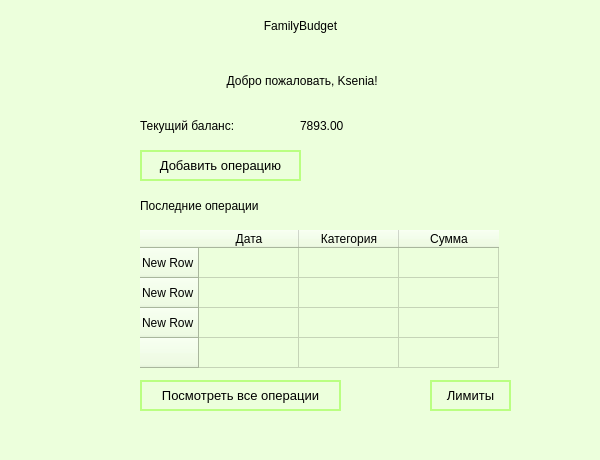
<?xml version="1.0" encoding="UTF-8"?>
<ui version="4.0">
 <class>MainWindow</class>
 <widget class="QMainWindow" name="MainWindow">
  <property name="geometry">
   <rect>
    <x>0</x>
    <y>0</y>
    <width>600</width>
    <height>460</height>
   </rect>
  </property>
  <property name="windowTitle">
   <string>MainWindow</string>
  </property>
  <property name="styleSheet">
   <string notr="true">background-color: #ECFFDC;
border-radius: 20px;</string>
  </property>
  <widget class="QWidget" name="centralwidget">
   <widget class="QFrame" name="frame">
    <property name="geometry">
     <rect>
      <x>0</x>
      <y>-20</y>
      <width>600</width>
      <height>460</height>
     </rect>
    </property>
    <property name="frameShape">
     <enum>QFrame::StyledPanel</enum>
    </property>
    <property name="frameShadow">
     <enum>QFrame::Raised</enum>
    </property>
    <widget class="QLabel" name="label">
     <property name="geometry">
      <rect>
       <x>0</x>
       <y>20</y>
       <width>601</width>
       <height>51</height>
      </rect>
     </property>
     <property name="styleSheet">
      <string notr="true">alignment: center;
background-color: transparent;
color: black;                   
font: bold 25pt 'Segoe UI';</string>
     </property>
     <property name="text">
      <string>FamilyBudget</string>
     </property>
     <property name="alignment">
      <set>Qt::AlignCenter</set>
     </property>
    </widget>
    <widget class="QLabel" name="label_2">
     <property name="geometry">
      <rect>
       <x>0</x>
       <y>70</y>
       <width>601</width>
       <height>61</height>
      </rect>
     </property>
     <property name="styleSheet">
      <string notr="true">font: 18pt &quot;Sans Serif&quot;;</string>
     </property>
     <property name="text">
      <string> Добро пожаловать, Ksenia!</string>
     </property>
     <property name="alignment">
      <set>Qt::AlignCenter</set>
     </property>
    </widget>
    <widget class="QLabel" name="label_3">
     <property name="geometry">
      <rect>
       <x>140</x>
       <y>130</y>
       <width>151</width>
       <height>31</height>
      </rect>
     </property>
     <property name="styleSheet">
      <string notr="true">font: 12pt &quot;Sans Serif&quot;;</string>
     </property>
     <property name="text">
      <string>Текущий баланс: </string>
     </property>
    </widget>
    <widget class="QPushButton" name="pushButton">
     <property name="geometry">
      <rect>
       <x>140</x>
       <y>170</y>
       <width>161</width>
       <height>31</height>
      </rect>
     </property>
     <property name="maximumSize">
      <size>
       <width>16777215</width>
       <height>16777215</height>
      </size>
     </property>
     <property name="styleSheet">
      <string notr="true">QPushButton {
	border-radius: 20px;
    padding: 2px 5px;
    font-size: 10pt;
	icon: none
}
QPushButton {
    background-color: transparent;
    border: 2px solid #BAFF82;
    color: black;
}
QPushButton:hover {
    background-color: #48A000;
	color: white;
	border: none;
}</string>
     </property>
     <property name="text">
      <string>Добавить операцию</string>
     </property>
    </widget>
    <widget class="QLabel" name="label_4">
     <property name="geometry">
      <rect>
       <x>140</x>
       <y>210</y>
       <width>241</width>
       <height>31</height>
      </rect>
     </property>
     <property name="styleSheet">
      <string notr="true">font: 12pt &quot;Sans Serif&quot;;</string>
     </property>
     <property name="text">
      <string>Последние операции</string>
     </property>
    </widget>
    <widget class="QTableWidget" name="tableWidget">
     <property name="geometry">
      <rect>
       <x>140</x>
       <y>250</y>
       <width>371</width>
       <height>141</height>
      </rect>
     </property>
     <property name="styleSheet">
      <string notr="true">QTableWidget {
    font: 10pt 'Segoe UI';
}

QTableWidget::item {
    padding: 8px;
}
</string>
     </property>
     <row>
      <property name="text">
       <string>New Row</string>
      </property>
     </row>
     <row>
      <property name="text">
       <string>New Row</string>
      </property>
     </row>
     <row>
      <property name="text">
       <string>New Row</string>
      </property>
     </row>
     <row>
      <property name="text">
       <string/>
      </property>
     </row>
     <column>
      <property name="text">
       <string>Дата</string>
      </property>
     </column>
     <column>
      <property name="text">
       <string>Категория</string>
      </property>
     </column>
     <column>
      <property name="text">
       <string>Сумма</string>
      </property>
     </column>
    </widget>
    <widget class="QPushButton" name="pushButton_2">
     <property name="geometry">
      <rect>
       <x>140</x>
       <y>400</y>
       <width>201</width>
       <height>31</height>
      </rect>
     </property>
     <property name="maximumSize">
      <size>
       <width>16777215</width>
       <height>16777215</height>
      </size>
     </property>
     <property name="styleSheet">
      <string notr="true">QPushButton {
	border-radius: 20px;
    padding: 2px 5px;
    font-size: 10pt;
	icon: none
}
QPushButton {
    background-color: transparent;
    border: 2px solid #BAFF82;
    color: black;
}
QPushButton:hover {
    background-color: #48A000;
	color: white;
	border: none;
}</string>
     </property>
     <property name="text">
      <string>Посмотреть все операции</string>
     </property>
    </widget>
    <widget class="QLabel" name="balanceLabel">
     <property name="geometry">
      <rect>
       <x>300</x>
       <y>130</y>
       <width>150</width>
       <height>31</height>
      </rect>
     </property>
     <property name="styleSheet">
      <string notr="true">font: 12pt &quot;Sans Serif&quot;;</string>
     </property>
     <property name="text">
      <string>7893.00</string>
     </property>
    </widget>
    <widget class="QPushButton" name="limitsButton">
     <property name="geometry">
      <rect>
       <x>430</x>
       <y>400</y>
       <width>81</width>
       <height>31</height>
      </rect>
     </property>
     <property name="maximumSize">
      <size>
       <width>16777215</width>
       <height>16777215</height>
      </size>
     </property>
     <property name="styleSheet">
      <string notr="true">QPushButton {
	border-radius: 20px;
    padding: 2px 5px;
    font-size: 10pt;
	icon: none
}
QPushButton {
    background-color: transparent;
    border: 2px solid #BAFF82;
    color: black;
}
QPushButton:hover {
    background-color: #48A000;
	color: white;
	border: none;
}</string>
     </property>
     <property name="text">
      <string>Лимиты</string>
     </property>
    </widget>
   </widget>
  </widget>
  <widget class="QMenuBar" name="menubar">
   <property name="geometry">
    <rect>
     <x>0</x>
     <y>0</y>
     <width>600</width>
     <height>19</height>
    </rect>
   </property>
  </widget>
  <widget class="QStatusBar" name="statusbar"/>
 </widget>
 <resources/>
 <connections/>
</ui>
